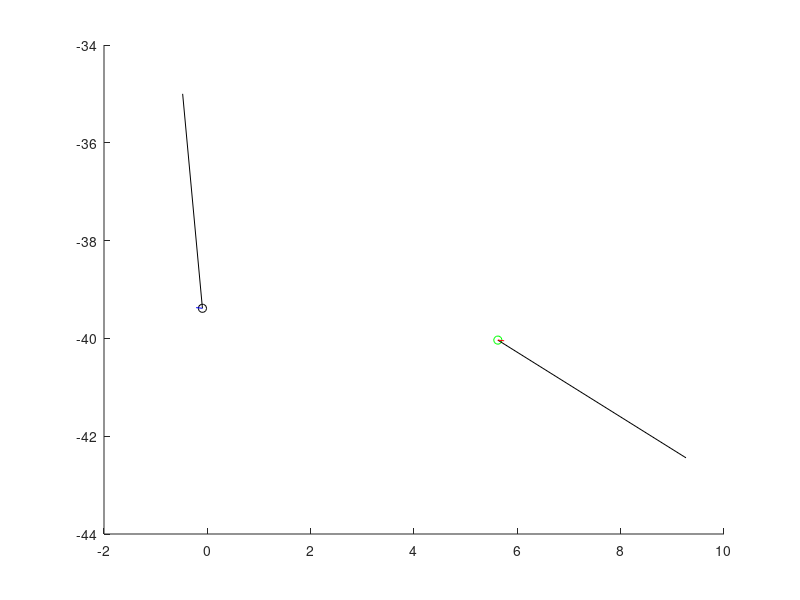

This chart was generated by the following MATLAB code:
clear
close all
load odbicie2KuldoAnalizy.mat
v1=kulka(1).vel;
v2=kulka(2).vel;
m1=kulka(1).r;
m2=kulka(2).r;
x1=[kulka(1).x kulka(1).y];
x2=[kulka(2).x kulka(2).y];
v1New=v1-(2.*m2./(m1+m2)).*(dot(v1-v2,x1-x2)/(norm(x1-x2).^2)).*(x1-x2);
v2New=v2-(2.*m1./(m1+m2)).*(dot(v2-v1,x2-x1)/(norm(x2-x1).^2)).*(x2-x1);
hold on
plot(kulka(1).x,kulka(1).y,'og')
plot(kulka(2).x,kulka(2).y,'ok')
plot([kulka(1).x kulka(1).x+v1New(1)], [kulka(1).y kulka(1).y+v1New(2)],'k')
plot([kulka(2).x kulka(2).x+v2New(1)], [kulka(2).y kulka(2).y+v2New(2)],'k')

offset=abs(kulka(1).r+kulka(2).r-norm([kulka(1).x, kulka(1).y]-[kulka(2).x, kulka(2).y]))/2;
offPos1=[kulka(1).x-kulka(2).x kulka(1).y-kulka(2).y]/norm([kulka(1).x-kulka(2).x kulka(1).y-kulka(2).y]).*offset; 
plot([kulka(1).x kulka(1).x+offPos1(1)],[kulka(1).y kulka(1).y+offPos1(2)],'r')
offPos2=[kulka(2).x-kulka(1).x kulka(2).y-kulka(1).y]/norm([kulka(2).x-kulka(1).x kulka(2).y-kulka(1).y]).*offset; 
plot([kulka(2).x kulka(2).x+offPos2(1)],[kulka(2).y kulka(2).y+offPos2(2)],'b')
hold off